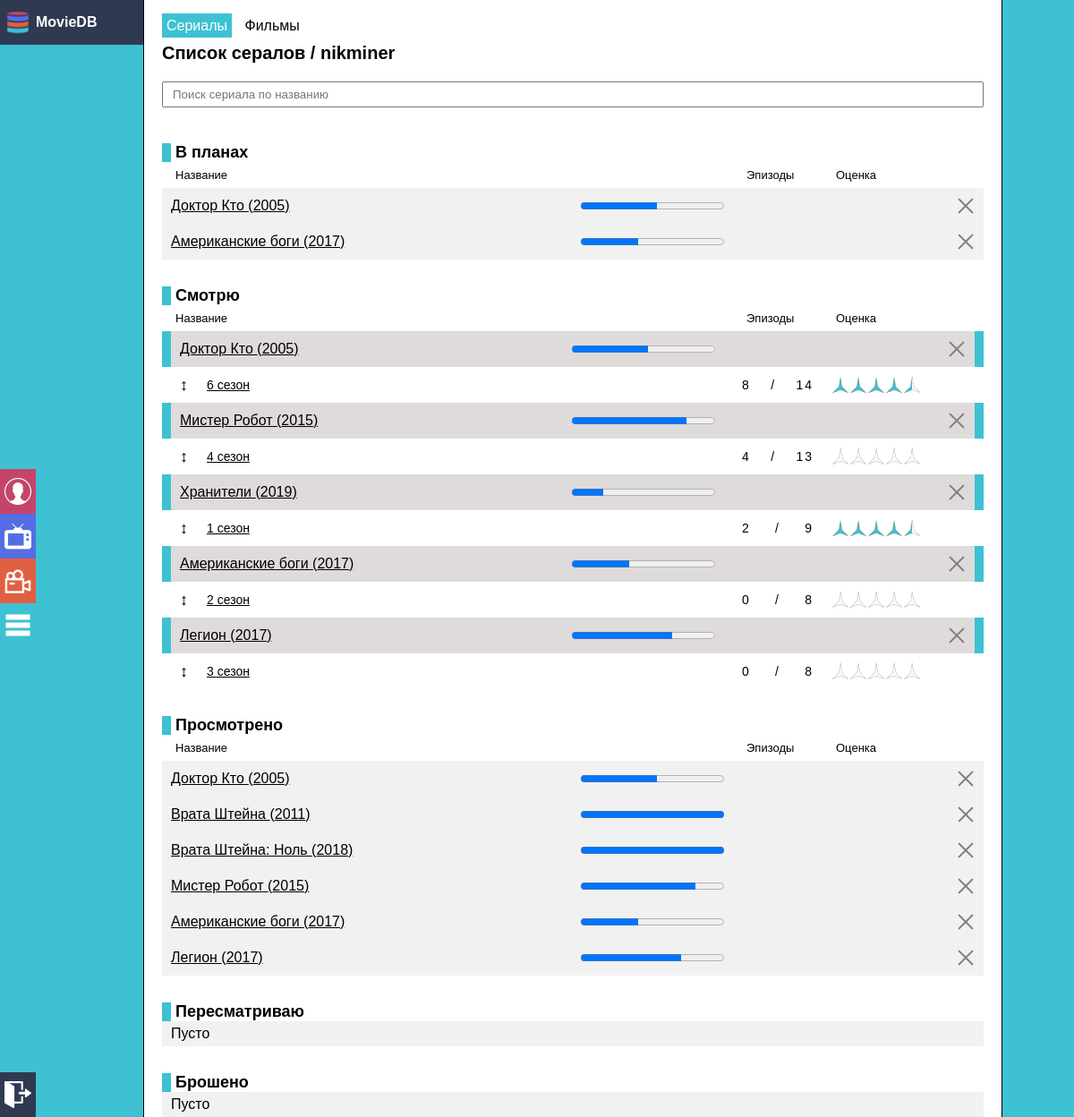
/list/nikminer/serials (signed in), run on the app's committed database.
### Main/models.py (models this page shows, shortened)
class Serial(models.Model):
    name= models.TextField()
    originalname= models.TextField()
    episodelength= models.IntegerField()
    year=models.IntegerField()
    kinopoiskid= models.IntegerField()
    img= models.URLField(default="https://dummyimage.com/210x300/546de5/fff.png&text=Poster%20Not%20Found")

class UserList(models.Model):
    user= models.ForeignKey(User,on_delete=models.CASCADE)
    season= models.ForeignKey(Season,on_delete=models.CASCADE)
    serial= models.ForeignKey(Serial,on_delete=models.CASCADE)
    userrate= models.IntegerField(default=0)
    userstatus= models.IntegerField(default=1)
    userepisode= models.IntegerField(default=0)
    countreview= models.IntegerField(default=0)

class Season(models.Model):
    name= models.TextField()
    status=models.ForeignKey(StatusList,default=1,on_delete=models.SET_DEFAULT)
    episodecount= models.IntegerField()
    serial= models.ForeignKey(Serial,on_delete=models.CASCADE)
    disctiption= models.TextField(default="Нет данных")
    img= models.ImageField(upload_to='Seasons', default="default.png")
    rating= models.FloatField(default=0)

### List/views/serials.py (the view)
# urls.py: path('<str:username>/serials', views.serials.userlist,name='listserial'),
@login_required
def userlist(request,username=None):
    if not username:
        user=request.user
    else:
        user=User.objects.get(username=username)
    return render(request,"List/list.html",{
        "planlist":getSeriallist(user.id,1),
        "watchlist":getSeriallist(user.id,2),
        "watchedlist":getSeriallist(user.id,3),
        "reviewlist":getSeriallist(user.id,4),
        "droplist":getSeriallist(user.id,5),
    })

### List/views/serials.py (called while the page is built)
def getSeriallist(userid,statusid):
    serialDict={}
    userl=UserList.objects.filter(user_id=userid,userstatus=statusid)
    for i in userl:
        if not serialDict.get(i.serial.id):
            item=SerialItem()
            item.seasons.append(i)
            item.serial=i.serial
            getUserProgress(item,i.serial.id,userid)
            serialDict.update({i.season.serial.id:item})
        else:
            serialDict[i.season.serial.id].seasons.append(i)
    return serialDict.values()

def getUserProgress(item,serialid,userid):
    userl=UserList.objects.filter(user_id=userid,serial=serialid)
    item.episodes=0
    item.watched=0
    for i in userl:
            item.episodes+=i.season.episodecount
            item.watched+=i.userepisode

### templates/List/list.html (shortened to what this page needs)
{% load staticfiles %}
{% include "../base.html" %}
<link rel="stylesheet" href="{% static "List/styles/list.css" %}" />
<link rel="stylesheet" href="{% static "List/styles/season.css" %}" />
<link rel="stylesheet" href="{% static "List/styles/numeric.css" %}" />
<body>
    <div class="headBlock">
        <div>
            <a class="btn selected" href="{% url 'listserial' request.user.username %}">Сериалы</a>
            <a class="btn" href="{% url 'listfilm' request.user.username %}">Фильмы</a>
        </div>
        <span class="HeadName">Список сералов / {{request.user.username}}</span>
        <input onkeyup="search(this)"  placeholder="Поиск сериала по названию" type="search">
    </div>
    <div class="group" id="planned" ondrop="drop(event)" ondragover="allowDrop(event)">
        <span class="groupspan">В планах</span>
        {% if planlist %}
        <div class="legend"><span>Название</span><span>Эпизоды</span><span>Оценка</span></div>
            {% for i in planlist %}
            <details class="serial" id="planned_serial:{{i.serial.id}}">
                {% include "List/blocks/season.html" %}
            </details>
            {% endfor %}
        {% else %}
            <span class="simplespan">Пусто</span>
        {% endif %}
    </div>
    <div class="group" id="watch" ondrop="drop(event)" ondragover="allowDrop(event)">
        <span class="groupspan">Смотрю</span>
        {% if watchlist %}
        <div class="legend"><span>Название</span><span>Эпизоды</span><span>Оценка</span></div>
            {% for i in watchlist %}
            <details open class="serial" id="watch_serial:{{i.serial.id}}" >
                {% include "List/blocks/season.html" %}
            </details>
            {% endfor %}
        {% else %}
            <span class="simplespan">Пусто</span>
        {% endif %}
    </div>
    <div class="group" id="watched" ondrop="drop(event)" ondragover="allowDrop(event)">
        <span class="groupspan">Просмотрено</span>
        {% if watchedlist %}
        <div class="legend"><span>Название</span><span>Эпизоды</span><span>Оценка</span></div>
            {% for i in watchedlist %}
            <details class="serial" id="watched_serial:{{i.serial.id}}">
                {% include "List/blocks/season.html" %}
            </details>
            {% endfor %}
        {% else %}
            <span class="simplespan">Пусто</span>
        {% endif %}
    </div>
    <div class="group" id="rewatch" ondrop="drop(event)" ondragover="allowDrop(event)">
        <span class="groupspan">Пересматриваю</span>
        {% if reviewlist %}
        <div class="legend"><span>Название</span><span>Эпизоды</span><span>Оценка</span></div>
            {% for i in reviewlist %}
            <details open class="serial" id="rewatch_serial:{{i.serial.id}}">
                {% include "List/blocks/season.html" %}
            </details>
            {% endfor %}
        {% else %}
            <span class="simplespan">Пусто</span>
        {% endif %}
    </div>
    <div class="group" id="drop" ondrop="drop(event)" ondragover="allowDrop(event)">
        <span class="groupspan">Брошено</span>
        {% if droplist %}
        <div class="legend"><span>Название</span><span>Эпизоды</span><span>Оценка</span></div>
            {% for i in droplist %}
            <details class="serial" id="drop_serial:{{i.serial.id}}">
                {% include "List/blocks/season.html" %}
            </details>
            {% endfor %}
        {% else %}
            <span class="simplespan">Пусто</span>
        {% endif %}
    </div>
</body>

### templates/base.html (shortened to what this page needs)
{% load staticfiles %}
<link rel="stylesheet" href={% static 'base.css' %} type="text/css" />
<nav>
    <div>
        <a href="{% url 'index' %}" class="navitem" style="background-color:#303952">
            <img src={% static "images/favicon.ico" %}>
            <span>MovieDB</span>
        </a>
    </div>
    <div>
        {% if user.is_authenticated %}
        <a href="{% url 'profile' request.user.username %}" class="navitem" style="background-color:#c44569">
            <img src={% static "images/navbar/profile.png" %}>
        </a>
        {% endif %}
        <a href="{% url 'seriallist' %}" class="navitem" style="background-color:#546de5">
            <img src={% static "images/navbar/serials.png" %}>
        </a>
        <a href="{% url 'filmlist' %}" class="navitem" style="background-color:#e15f41">
            <img src={% static "images/navbar/films.png" %}>
        </a>
        {% if user.is_authenticated %}
            <a href="{% url 'listserial' request.user.username %}" class="navitem" style="background-color:#3dc1d3">
                <img src={% static "images/navbar/list.png" %}>
            </a>
        {% endif %}
    </div>
    <div>
        {% if user.is_authenticated %}
            <a href="{% url 'logout' %}" style="background-color:#303952" class="navitem">
                <img src={% static "images/navbar/exit.png" %}>
            </a>
        {% else %}
            <a href="{% url 'login' %}" style="background-color:#303952" class="navitem">
                <img src={% static "images/navbar/exit.png" %}>
                <span>Авторизация</span>
            </a>
        {% endif %}
    </div>
</nav>

### templates/List/blocks/season.html (shortened to what this page needs)
<summary>
    <div>
        <span>
            <a class=serialname href="{% url 'serial' i.serial.id %}" title="{{i.serial.name}}">{{i.serial.name}} ({{i.serial.year}})</a>
        </span>
        <progress value="{{i.watched}}" title="Эпизоды: {{i.watched}}/{{i.episodes}}" max={{i.episodes}}></progress>
        <div>
            <a class="delbtn" href="{% url 'delserial' i.serial.id %}" title="Удалить весь сериал"></a>
        </div>
    </div>
</summary>
{% for UserItem in i.seasons %}
    <div class=season id="season:{{UserItem.id}}" ondragend="faststatus.style.opacity=0;faststatus.style.zIndex=-10;" draggable="true" ondragstart="drag(event)">
        <a href="{% url 'season' UserItem.season.id %}">{{UserItem.season.name}}</a>
        <div id="numchange">
            <div class=numeric>
                <span id="userepisodeview_{{UserItem.id}}">{{UserItem.userepisode}}</span>/<span>{{UserItem.season.episodecount}}</span>
            </div>
        </div>
        {% include "List/blocks/stars.html" %}
    </div>
{% endfor %}

### templates/List/blocks/stars.html (shortened to what this page needs)
{% load staticfiles %}
<link rel="stylesheet" href="{% static "List/styles/stars.css" %}" />
<div id="ratings">
    <label title=10 class=star for="star-9_{{UserItem.id}}"></label>
    <label title=9 class=star for="star-8_{{UserItem.id}}"></label>
    <label title=8 class=star for="star-7_{{UserItem.id}}"></label>
    <label title=7 class=star for="star-6_{{UserItem.id}}"></label>
    <label title=6 class=star for="star-5_{{UserItem.id}}"></label>
    <label title=5 class=star for="star-4_{{UserItem.id}}"></label>
    <label title=4 class=star for="star-3_{{UserItem.id}}"></label>
    <label title=3 class=star for="star-2_{{UserItem.id}}"></label>
    <label title=2 class=star  for="star-1_{{UserItem.id}}"></label>
    <label title=1 class=star for="star-0_{{UserItem.id}}"></label>
</div>

### static/base.css (style rules this page uses)
body { grid-area: body; border-left: 1px solid black; border-right: 1px solid black; margin: 0; min-height: 80%; background-color: #fff; font-family: Arial, Helvetica, sans-serif; }
nav { position: fixed; width: 10px; top:0; bottom: 0; left: 0; display: flex; flex-direction: column; justify-content: space-between; }
nav>div { display: flex; flex-direction: column; justify-content: center; }
.navitem { display: flex; flex-direction: row; align-items: center; transition: all 0.2s ease; color: white; width: 40px; height: 50px; cursor: pointer; text-decoration: none; }
.navitem>img { padding: 5px; width: 30px; }
.navitem>span { font-weight: bold; opacity: 0; transition: all 0.5s ease; white-space: nowrap; }

### static/List/styles/list.css (style rules this page uses)
.btn { color: black; text-decoration: none; padding: 5px; margin: 5px; margin-left: 0; transition: all 0.5s ease; cursor: pointer; }
.selected { color: white; background-color: #3dc1d3; }
.headBlock { display: flex; flex-direction: column; margin: 20px; }
.HeadName { font-size: 20px; padding:10px 0; font-weight: bold; }
input[type=search] { padding: 5px 10px; margin: 10px 0; }
.group { margin: 30px 20px; display: flex; flex-direction: column; }
.groupspan { font-size: 18px; font-weight: bold; border-left: #3dc1d3 10px solid; padding-left: 5px; }
.serial { border-left: 0; }
.serial[open] { background-color: rgb(241, 241, 241); }
.serial[open]>summary { border-left: 10px #3dc1d3 solid; border-right: 10px #3dc1d3 solid; background-color: rgb(223, 219, 219) }
.serial>summary { cursor: pointer; padding: 10px; transition: all 0.5s ease; display: flex; flex-direction: row; align-items: center; border-left: 0px #3dc1d3 solid; border-right: 0px #3dc1d3 solid; background-color: rgb(241, 241, 241); }
.serial>summary>div { width: 100%; display: grid; grid-template-areas: "Name progress delbtn "; grid-template-columns: auto 400px 20px ; grid-column-gap: 20px; align-items: center; }
.serial>summary>div>span>a { color: black; }
.delbtn { display: block; width: 20px; height: 20px; background: url('../images/cross_20px.png') no-repeat; transition: all 0.5s ease; }
.simplespan { padding: 5px 10px; background-color: rgb(241, 241, 241); }

### static/List/styles/season.css (style rules this page uses)
.season { display:grid; grid-template-areas: ". Name numeric ratings "; grid-template-columns: 10px auto 80px 150px ; grid-column-gap: 20px; background-color: #fff; padding: 7px 20px; list-style: none; border-left: 0px #3dc1d3 solid; border-right: 0px #3dc1d3 solid; transition: all 0.5s ease; font-size:14px; cursor:grab; }
.season:before { content: '↕'; align-self: center; font-size: 18px }
.season>a { grid-area:Name; align-self: center; color:black; }
.legend { display:grid; grid-template-areas: "Name numeric ratings "; grid-template-columns: auto 80px 150px ; grid-column-gap: 20px; padding: 7px 15px; font-size:13px; }

### static/List/styles/numeric.css (style rules this page uses)
#numchange { grid-area:numeric; display:grid; grid-template-areas: "place"; margin: 0; }
.numeric { grid-area: place; display:flex; flex-direction:row; justify-content:space-between; align-items: center; font-size: 14px; letter-spacing: 2px; opacity: 1; transition: all 0.5s ease; }

### static/List/styles/stars.css (style rules this page uses)
.star:nth-child(4n) { background: url('../images/star1_20px.png') no-repeat; }
#ratings { overflow: hidden; *zoom: 1; display:flex; flex-direction:row-reverse; justify-content:flex-end; align-items:center; grid-area: "ratings"; width:100px; }
#ratings>input:checked ~ label { background-position: 0 -20px; height: 20px; width: 10px; }

### data on the page
Serial: serial.name "Доктор Кто" "Доктор Кто" "Доктор Кто", serial.year "2005" "2005" "2005"
Serial: serial.name "Американские боги" "Американские боги" "Американские боги", serial.year "2017" "2017" "2017"
UserList: season.name "6 сезон", userepisode "8", season.episodecount "14"
Serial: serial.name "Мистер Робот" "Мистер Робот", serial.year "2015" "2015"
UserList: season.name "4 сезон", userepisode "4", season.episodecount "13"
Serial: serial.name "Хранители", serial.year "2019"
UserList: season.name "1 сезон", userepisode "2", season.episodecount "9"
UserList: season.name "2 сезон", userepisode "0", season.episodecount "8"
Serial: serial.name "Легион" "Легион", serial.year "2017" "2017"
UserList: season.name "3 сезон", userepisode "0", season.episodecount "8"
Serial: serial.name "Врата Штейна", serial.year "2011"
Serial: serial.name "Врата Штейна: Ноль", serial.year "2018"

### other printed values
{{ request.user.username }} "nikminer"
